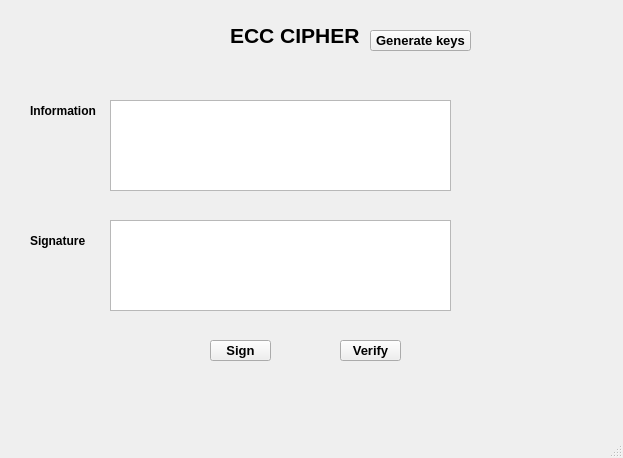
<?xml version="1.0" encoding="UTF-8"?>
<ui version="4.0">
 <class>MainWindow</class>
 <widget class="QMainWindow" name="MainWindow">
  <property name="geometry">
   <rect>
    <x>0</x>
    <y>0</y>
    <width>623</width>
    <height>458</height>
   </rect>
  </property>
  <property name="windowTitle">
   <string>MainWindow</string>
  </property>
  <widget class="QWidget" name="centralwidget">
   <widget class="QLabel" name="label_7">
    <property name="geometry">
     <rect>
      <x>30</x>
      <y>220</y>
      <width>71</width>
      <height>41</height>
     </rect>
    </property>
    <property name="font">
     <font>
      <pointsize>9</pointsize>
      <weight>75</weight>
      <bold>true</bold>
     </font>
    </property>
    <property name="text">
     <string>Signature</string>
    </property>
   </widget>
   <widget class="QTextEdit" name="txt_info">
    <property name="geometry">
     <rect>
      <x>110</x>
      <y>100</y>
      <width>341</width>
      <height>91</height>
     </rect>
    </property>
   </widget>
   <widget class="QLabel" name="label">
    <property name="geometry">
     <rect>
      <x>230</x>
      <y>10</y>
      <width>131</width>
      <height>51</height>
     </rect>
    </property>
    <property name="font">
     <font>
      <pointsize>16</pointsize>
      <weight>75</weight>
      <bold>true</bold>
     </font>
    </property>
    <property name="text">
     <string>ECC CIPHER</string>
    </property>
   </widget>
   <widget class="QLabel" name="label_4">
    <property name="geometry">
     <rect>
      <x>30</x>
      <y>90</y>
      <width>81</width>
      <height>41</height>
     </rect>
    </property>
    <property name="font">
     <font>
      <pointsize>9</pointsize>
      <weight>75</weight>
      <bold>true</bold>
     </font>
    </property>
    <property name="text">
     <string>Information</string>
    </property>
   </widget>
   <widget class="QToolButton" name="btn_gen_keys">
    <property name="geometry">
     <rect>
      <x>370</x>
      <y>30</y>
      <width>101</width>
      <height>21</height>
     </rect>
    </property>
    <property name="font">
     <font>
      <pointsize>10</pointsize>
      <weight>75</weight>
      <bold>true</bold>
     </font>
    </property>
    <property name="text">
     <string>Generate keys</string>
    </property>
   </widget>
   <widget class="QToolButton" name="btn_sign">
    <property name="geometry">
     <rect>
      <x>210</x>
      <y>340</y>
      <width>61</width>
      <height>21</height>
     </rect>
    </property>
    <property name="font">
     <font>
      <pointsize>10</pointsize>
      <weight>75</weight>
      <bold>true</bold>
     </font>
    </property>
    <property name="text">
     <string>Sign</string>
    </property>
   </widget>
   <widget class="QToolButton" name="btn_verify">
    <property name="geometry">
     <rect>
      <x>340</x>
      <y>340</y>
      <width>61</width>
      <height>21</height>
     </rect>
    </property>
    <property name="font">
     <font>
      <pointsize>10</pointsize>
      <weight>75</weight>
      <bold>true</bold>
     </font>
    </property>
    <property name="text">
     <string>Verify</string>
    </property>
   </widget>
   <widget class="QTextEdit" name="txt_sign">
    <property name="geometry">
     <rect>
      <x>110</x>
      <y>220</y>
      <width>341</width>
      <height>91</height>
     </rect>
    </property>
   </widget>
  </widget>
  <widget class="QMenuBar" name="menubar">
   <property name="geometry">
    <rect>
     <x>0</x>
     <y>0</y>
     <width>623</width>
     <height>21</height>
    </rect>
   </property>
  </widget>
  <widget class="QStatusBar" name="statusbar"/>
 </widget>
 <resources/>
 <connections/>
</ui>
